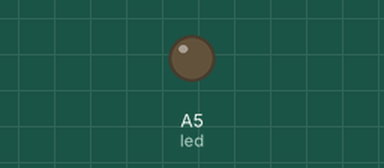
The sketch below on a simulated Arduino Uno, built for the host (arithmetic inside an expression is 32-bit, double 64-bit). Shown: output pins drawn as LEDs (lit = HIGH). Random numbers use the default seed unless the sketch sets one; what the sketch prints to the serial monitor is not drawn.

Above: at 3.6 s.
At 4.7 s:
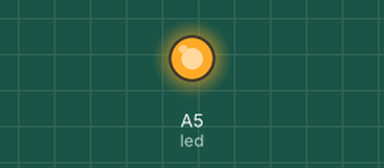
At 5.7 s:
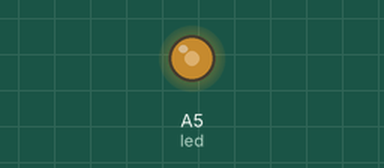
Timing chart, 0 to 7.2 s (numbered marks = the images above):
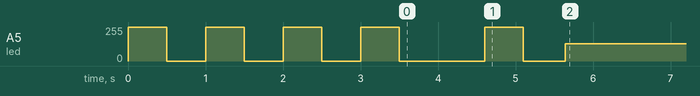

The sketch:

occupancySimul2.ino
```cpp
// occupancy simulator - will help to develop python serial code
#include "Timer.h"
Timer T;
const int led = A5;
bool flag = 0;

void setup() {
  pinMode(led, OUTPUT);
  Serial.begin(9600);
  Serial.print(-1);
  blinker();
  digitalWrite(led, LOW);
  T.after(100, sendNext);
  //T.after(100, sendRand);
}

void loop() {
  T.update();
}

unsigned int MININTERVAL[3] = {5, 25, 2000};
unsigned int MAXINTERVAL[3] = {25,2000,10*000};     // 5*60*1000;
unsigned int randinterval;
int data = 0;
int block = 0;

void sendRand() {
  block = random(0,3); // block 0,1 or 2
  randinterval = random(MININTERVAL[block], MAXINTERVAL[block]);
  data = random(0, 3);  // data can be 0,1 or 2
  Serial.print(data);
  digitalWrite(led, flag);
  flag = !flag;
  T.after(randinterval, sendNext);
}

void sendNext(){
  data = (data+1)%10;
  Serial.print(data);
  digitalWrite(led, flag);
  flag = !flag;
  T.after(500, sendNext);
}


void blinker() {
  for (int i=0; i<4; i++) {
    digitalWrite (led, HIGH);
    delay(500);
    digitalWrite (led,LOW);
    delay(500);
  }
}
```

Measured:
- by itself, A5 (led): 255/255 → 0/255 at 0.50 s, → 255/255 0.50 s later, → 0/255 0.50 s later, → 255/255 0.50 s later, … (10 changes in this stretch)
